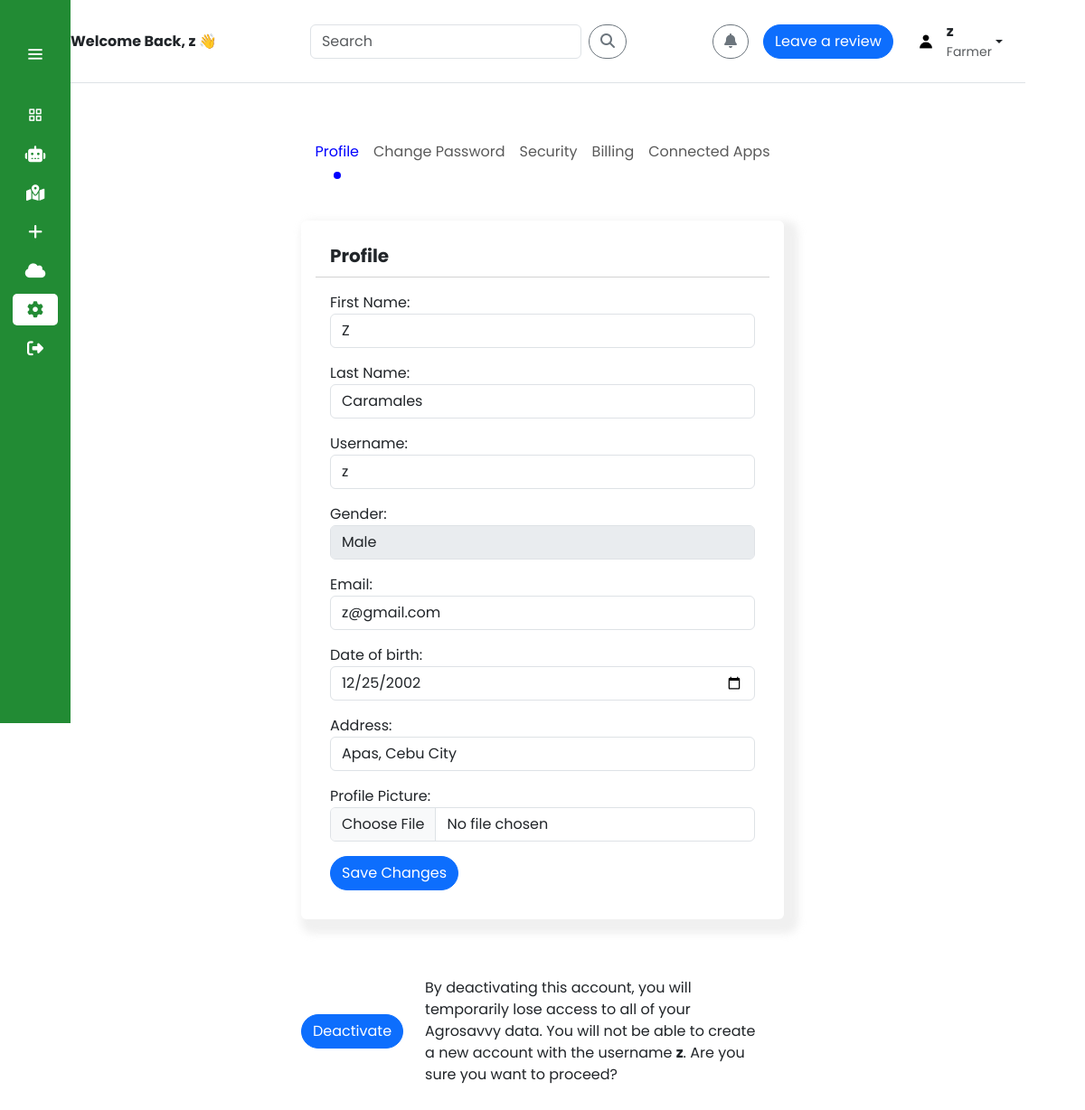
The app's page /bofa_settings/ (signed in) with its own data.
### app_agrosavvy/models.py (models this page shows, shortened)
class CustomUser(AbstractUser):
    email = models.EmailField(unique=True)
    firstname = models.CharField(max_length=30, blank=True)
    lastname = models.CharField(max_length=30, blank=True)
    date_of_birth = models.DateField(null=True, blank=True)
    profile_picture = models.ImageField(upload_to='profile_pictures/', null=True, blank=True)
    gender = models.ForeignKey(Gender, on_delete=models.SET_NULL, blank=True, null=True)
    useraddress = models.ForeignKey(UserAddress, on_delete=models.SET_NULL, null=True, blank=True)
    roleuser = models.ForeignKey(RoleUser, on_delete=models.SET_NULL, blank=True, null=True)
    active_status = models.BooleanField(default=True) #used custom instead of default is_active
    is_approved = models.BooleanField(default=False)
    request_date = models.DateTimeField(auto_now_add=True)
    approved_date = models.DateTimeField(null=True, blank=True)
    approved_by = models.ForeignKey(settings.AUTH_USER_MODEL, null=True, blank=True, on_delete=models.SET_NULL, related_name='approved_users')
    class Meta:
        ordering = ['-approved_date']

class Gender(models.Model):
    GENDER_CHOICES=[
        ("Male", "Male"),
        ("Female","Female"),
        ("Other", "Other"),
    ]
    gender = models.CharField(max_length=7, choices=GENDER_CHOICES)
    def __str__(self):
        return self.gender

class UserAddress(models.Model):
    USERADDRESS_CHOICES = [
        ("Adlaon, Cebu City", "Adlaon, Cebu City"),
        ("Agsungot, Cebu City", "Agsungot, Cebu City"),
        ("Apas, Cebu City", "Apas, Cebu City"),
        ("Babag, Cebu City", "Babag, Cebu City"),
        ("Bacayan, Cebu City", "Bacayan, Cebu City"),
        ("Banilad, Cebu City", "Banilad, Cebu City"),
        ("Basak Pardo, Cebu City", "Basak Pardo, Cebu City"),
        ("Busay, Cebu City", "Busay, Cebu City"),
        ("Calamba, Cebu City", "Calamba, Cebu City"),
        ("Cambinocot, Cebu City", "Cambinocot, Cebu City"),
        ("Camputhaw, Cebu City", "Camputhaw, Cebu City"),
        ("Capitol Site, Cebu City", "Capitol Site, Cebu City"),
        ("Carreta, Cebu City", "Carreta, Cebu City"),
        ("Central, Cebu City", "Central, Cebu City"),
        ("Cogon Pardo, Cebu City", "Cogon Pardo, Cebu City"),
        ("Cogon Ramos, Cebu City", "Cogon Ramos, Cebu City"),
        ("Day-as, Cebu City", "Day-as, Cebu City"),
        ("Duljo, Cebu City", "Duljo, Cebu City"),
        ("Ermita, Cebu City", "Ermita, Cebu City"),
        ("Guadalupe, Cebu City", "Guadalupe, Cebu City"),
        ("Guba, Cebu City", "Guba, Cebu City"),
        ("Hippodromo, Cebu City", "Hippodromo, Cebu City"),
        ("Inayawan, Cebu City", "Inayawan, Cebu City"),
        ("Kalubihan, Cebu City", "Kalubihan, Cebu City"),
        ("Kalunasan, Cebu City", "Kalunasan, Cebu City"),
        ("Kamagayan, Cebu City", "Kamagayan, Cebu City"),
        ("Kasambagan, Cebu City", "Kasambagan, Cebu City"),
        ("Kinasang-an Pardo, Cebu City", "Kinasang-an Pardo, Cebu City"),
        ("Labangon, Cebu City", "Labangon, Cebu City"),
        ("Lahug, Cebu City", "Lahug, Cebu City"),
        ("Lorega (Lorega San Miguel), Cebu City", "Lorega (Lorega San Miguel), Cebu City"),
        ("Lusaran, Cebu City", "Lusaran, Cebu City"),
        ("Luz, Cebu City", "Luz, Cebu City"),
        ("Mabini, Cebu City", "Mabini, Cebu City"),
        ("Mabolo, Cebu City", "Mabolo, Cebu City"),
        ("Malubog, Cebu City", "Malubog, Cebu City"),
        ("Mambaling, Cebu City", "Mambaling, Cebu City"),
        ("Pahina Central, Cebu City", "Pahina Central, Cebu City"),
        ("Pahina San Nicolas, Cebu City", "Pahina San Nicolas, Cebu City"),
        ("Pamutan, Cebu City", "Pamutan, Cebu City"),
        ("Pardo, Cebu City", "Pardo, Cebu City"),
        ("Pari-an, Cebu City", "Pari-an, Cebu City"),
        ("Paril, Cebu City", "Paril, Cebu City"),
        ("Pasil, Cebu City", "Pasil, Cebu City"),
        ("Pit-os, Cebu City", "Pit-os, Cebu City"),
        ("Pulangbato, Cebu City", "Pulangbato, Cebu City"),
        ("Pung-ol-Sibugay, Cebu City", "Pung-ol-Sibugay, Cebu City"),
        ("Punta Princesa, Cebu City", "Punta Princesa, Cebu City"),
        ("Quiot Pardo, Cebu City", "Quiot Pardo, Cebu City"),
        ("Sambag I, Cebu City", "Sambag I, Cebu City"),
        ("Sambag II, Cebu City", "Sambag II, Cebu City"),
        ("San Antonio, Cebu City", "San Antonio, Cebu City"),
        ("San Jose, Cebu City", "San Jose, Cebu City"),
        ("San Nicolas Central, Cebu City", "San Nicolas Central, Cebu City"),
        ("San Roque (Ciudad), Cebu City", "San Roque (Ciudad), Cebu City"),
        ("Santa Cruz, Cebu City", "Santa Cruz, Cebu City"),
        ("Sapangdaku, Cebu City", "Sapangdaku, Cebu City"),
        ("Sawang Calero, Cebu City", "Sawang Calero, Cebu City"),
        ("Sinsin, Cebu City", "Sinsin, Cebu City"),
        ("Sirao, Cebu City", "Sirao, Cebu City"),
        ("Suba Poblacion (Suba San Nicolas), Cebu City", "Suba Poblacion (Suba San Nicolas), Cebu City"),
        ("Sudlon I, Cebu City", "Sudlon I, Cebu City"),
        ("Sudlon II, Cebu City", "Sudlon II, Cebu City"),
        ("Tabunan, Cebu City", "Tabunan, Cebu City"),
        ("Tagbao, Cebu City", "Tagbao, Cebu City"),
        ("Talamban, Cebu City", "Talamban, Cebu City"),
        ("Taptap, Cebu City", "Taptap, Cebu City"),
        ("Tejero (Villa Gonzalo), Cebu City", "Tejero (Villa Gonzalo), Cebu City"),
        ("Tinago, Cebu City", "Tinago, Cebu City"),
        ("Tisa, Cebu City", "Tisa, Cebu City"),
        ("To-ong Pardo, Cebu City", "To-ong Pardo, Cebu City"),
        ("T. Padilla, Cebu City", "T. Padilla, Cebu City"),
        ("Zapatera, Cebu City", "Zapatera, Cebu City")
    ]
    useraddress_id = models.AutoField(primary_key=True)
    useraddress= models.CharField(max_length=100, choices=USERADDRESS_CHOICES)
    def __str__(self):
        return f"{self.useraddress}"
    class Meta:
        ordering = ['useraddress']

### app_agrosavvy/views.py (the view)
# urls.py: path('bofa_settings/', views.bofa_settings, name='bofa_settings'),
def bofa_settings(request):
    if request.user.is_authenticated and request.user.roleuser.roleuser == "farmer":
        user = get_object_or_404(CustomUser, pk=request.user.pk)
        if request.method == "POST":
            updateprofileform = CustomUserUpdateForm(
                request.POST, request.FILES, instance=user
            )
            if updateprofileform.is_valid():
                updateprofileform.save()
                messages.success(request, "Profile updated successfully.")
                return redirect("bofa_settings")
            else:
                messages.error(
                    request, "Error updating profile. Please check the form."
                )
        else:
            updateprofileform = CustomUserUpdateForm(instance=user)
        context = {"updateprofileform": updateprofileform}
        return render(request, "bofa_pages/bofa_settings.html", context)
    else:
        return redirect("forbidden")

### app_agrosavvy/templates/bofa_pages/bofa_settings.html (shortened to what this page needs)
{% extends 'bofa_base.html' %}
{% load static %}
{% block content %}
<header class="header border-bottom mx-4 mb-5">
  <div class="container d-flex flex-column flex-md-row justify-content-between align-items-center py-3">
    <div class="d-flex align-items-center mb-2 mb-md-0">
      <strong class="me-2">Welcome Back, {{ user.username }} 👋</strong>
    </div>
    <div class="d-flex align-items-center mb-2 mb-md-0">
      <input type="text" class="form-control me-2" placeholder="Search" aria-label="Search" style="max-width: 300px;">
      <button class="btn btn-outline-secondary" type="button">
        <i class="fas fa-search"></i>
      </button>
    </div>
    <div class="d-flex align-items-center mb-2 mb-md-0">
      <button class="btn btn-outline-secondary me-3" type="button">
        <i class="fas fa-bell"></i>
      </button>
      <div class="me-2">
        <button type="button" class="btn btn-primary" data-bs-toggle="modal" data-bs-target="#reviewRatingModal">
          Leave a review
        </button>
      </div>
      <div class="dropdown d-flex align-items-center">
        <a class="btn dropdown-toggle d-flex align-items-center" href="#" role="button" data-bs-toggle="dropdown"
          aria-expanded="false">
          {% if user.profile_picture %}
          <img src="{{ user.profile_picture.url }}" alt="Profile Picture"
            style="width: 30px; height: 30px; border-radius: 50%; object-fit: cover;" />
          {% else %}
          <img src="{% static 'default_pp.jpg' %}" alt="Default Profile Picture"
            style="width: 30px; height: 30px; border-radius: 50%; object-fit: cover;" />
          {% endif %}
          <div class="ms-2 d-flex flex-column text-start">
            <strong>{{ user.username }}</strong>
            {% if user.roleuser.roleuser == "farmer" %}
            <span class="small text-muted">Farmer</span>
            {% elif user.roleuser.roleuser == "brgy_officer" %}
            <span class="small text-muted">Brgy Officer</span>
            {% elif user.roleuser.roleuser == "da_admin" %}
            <span class="small text-muted">DA Admin</span>
            {% else %}
            <span>Unknown</span>
            {% endif %}
          </div>
        </a>
      </div>
    </div>
  </div>
</header>
<main class="container">
  <nav class="navbar navbar-expand-md navbar-light" style="background-color: transparent;">
    <div class="container-fluid justify-content-center">
      <div class="collapse navbar-collapse justify-content-center" id="navbarNav">
        <ul class="navbar-nav">
          <li class="nav-item">
            <a href="{% url 'bofa_settings' %}" class="nav-link active" aria-current="page">Profile</a>
          </li>
          <li class="nav-item">
            <a href="{% url 'bofa_password_change' %}" class="nav-link">Change Password</a>
          </li>
          <li class="nav-item">
            <a href="#" class="nav-link">Security</a>
          </li>
          <li class="nav-item">
            <a href="#" class="nav-link">Billing</a>
          </li>
          <li class="nav-item">
            <a href="#" class="nav-link">Connected Apps</a>
          </li>
        </ul>
      </div>
    </div>
  </nav>
  <div class="row">
    <div class="col-md-6 mt-5 offset-md-3">
      <div id="profile" class="card shadow-card">
        <div class="card-header">
          <strong>Profile</strong>
        </div>
        <form method="POST" enctype="multipart/form-data" class="card-body">
          {{ updateprofileform.as_p|safe }}
          <button type="submit" class="btn btn-primary">Save Changes</button>
        </form>
      </div>
    </div>
  </div>
  <div class="row">
    <div class="col-md-6 mt-5 offset-md-3">
      <div class="d-flex align-items-center mt-3">
        <form method="post" action="{% url 'bofa_deactivate_account' %}" onsubmit="confirmDeactivation(event)">
          <button type="submit" class="btn btn-primary deactivate-button">Deactivate</button>
        </form>
        <span class="additional-text mx-4">By deactivating this account, you will temporarily lose access to
          all of your Agrosavvy data. You will not be able to create a
          new account with the username <strong>{{ user.username }}</strong>. Are you sure you want to proceed?
        </span>
      </div>
    </div>
  </div>
  <br><br><br><br>
</main>
{% endblock %}

### templates/bofa_base.html (style rules this page uses)
body { background-color: rgb(255, 255, 255); }

### templates/bofa_sidebar.html (style rules this page uses)
:root { --color-default: #228b34; --color-white: #ffffff; }
* { padding: 0%; margin: 0%; box-sizing: border-box; font-family: 'Poppins', sans-serif; }
body { min-height: 100vh; }

### app_agrosavvy/templates/bofa_pages/bofa_settings.html (style rules this page uses)
.navbar-nav .nav-link.active { color: blue !important; position: relative; }
.navbar-nav .nav-link.active::after { content: ''; display: block; width: 8px; height: 8px; background-color: blue; border-radius: 50%; position: absolute; bottom: -10px; left: 50%; transform: translateX(-50%); }
.deactivate-button { border-radius: 30px; }
.additional-text { margin-left: 10px; }
.btn { border-radius: 30px; }
.card { box-shadow: 8px 8px 8px 8px rgba(197, 197, 197, 0.268); border: none; padding: 1rem; }
.card-header { background-color: transparent; font-size: 1.25rem; }

### records on screen
CustomUser: username "z", firstname "Z", lastname "Caramales", email "z@gmail.com", date_of_birth "12/25/2002"
Gender: gender "Male"
UserAddress: useraddress "Apas, Cebu City"
